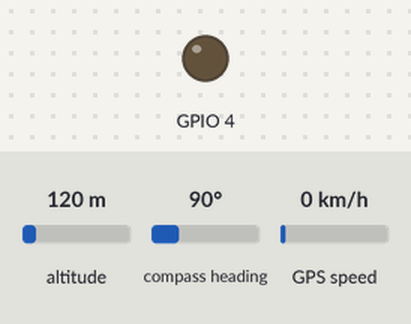
Bench run of a sketch on a simulated ESP32. On the bench: output pins drawn as LEDs (lit = HIGH). The test bench sets the inputs (shaded band); at power-on: compass heading 90°, altitude 120 m, GPS speed 0 km/h. The GPS gets a fix after 3 s at 37.7749, -122.4194 with 8 satellites; what the sketch prints to the serial monitor is not drawn.

Above: at 2.8 s.
2.9 s: compass heading set to 7°
At 4.4 s:
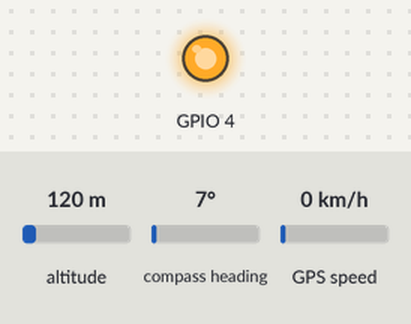
6.4 s: altitude set to 20 m
Timing chart, 0 to 13.5 s (numbered marks = the images above; inputs shaded):
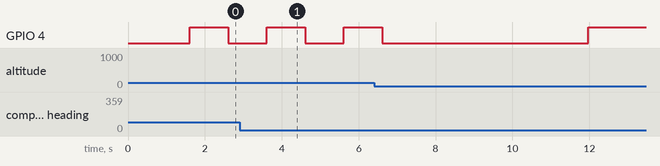

The sketch:

TenTrackIoTGPSESP32.ino
```cpp
#include "WiFi.h"
#include "UbidotsMicroESP32.h"
#include <Wire.h>
#include <Arduino.h>
#include "TenTrackIoT.h"

#define TOKEN  "A1E-dstwbgPaMMxcc53WdWtu1g7aOZfwng"  // Put here your Ubidots TOKEN
#define WIFISSID "boom" // Put here your Wi-Fi SSID
#define PASSWORD "123456789" // Put here your Wi-Fi password

Ubidots client(TOKEN);
TenTrackIoT GPS, LED;

void setup() {
  Serial.begin(115200);
  client.wifiConnection(WIFISSID, PASSWORD);
  client.setDataSourceName("My test"); // ชื่อ Device
  client.setDataSourceLabel("my-test"); // ชื่อ variable ใน Device
}

void loop() {
  LED.Blink(4, 1000);
  if (GPS.ReadLatitude() != 0.000000 && GPS.ReadLongitude() != 0.000000) {
    client.add("Latitude", GPS.ReadLatitude());
    client.add("Longitude", GPS.ReadLongitude());
    client.sendAll(true);
  }
}
```
